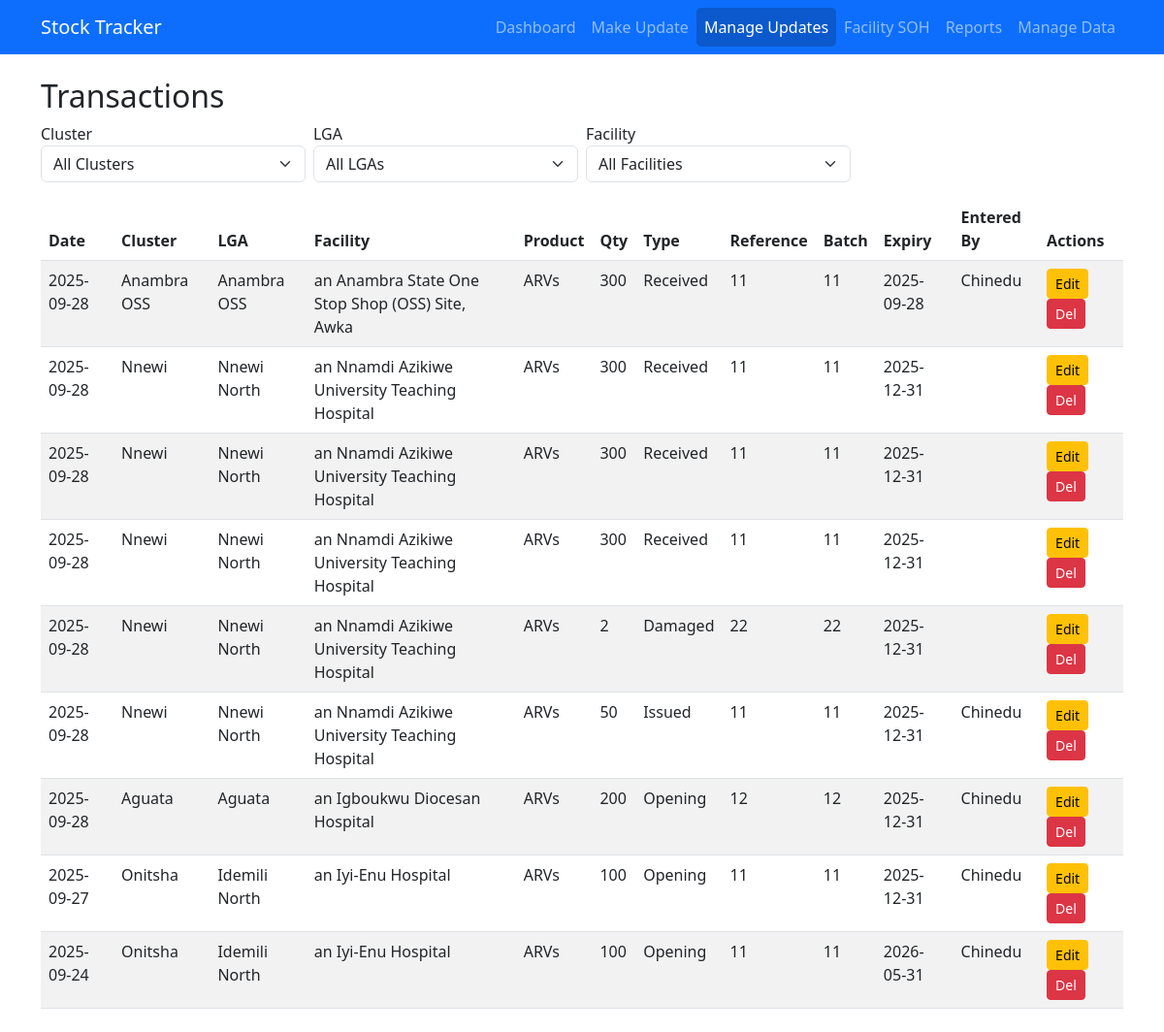
The app's page /transactions, older data.
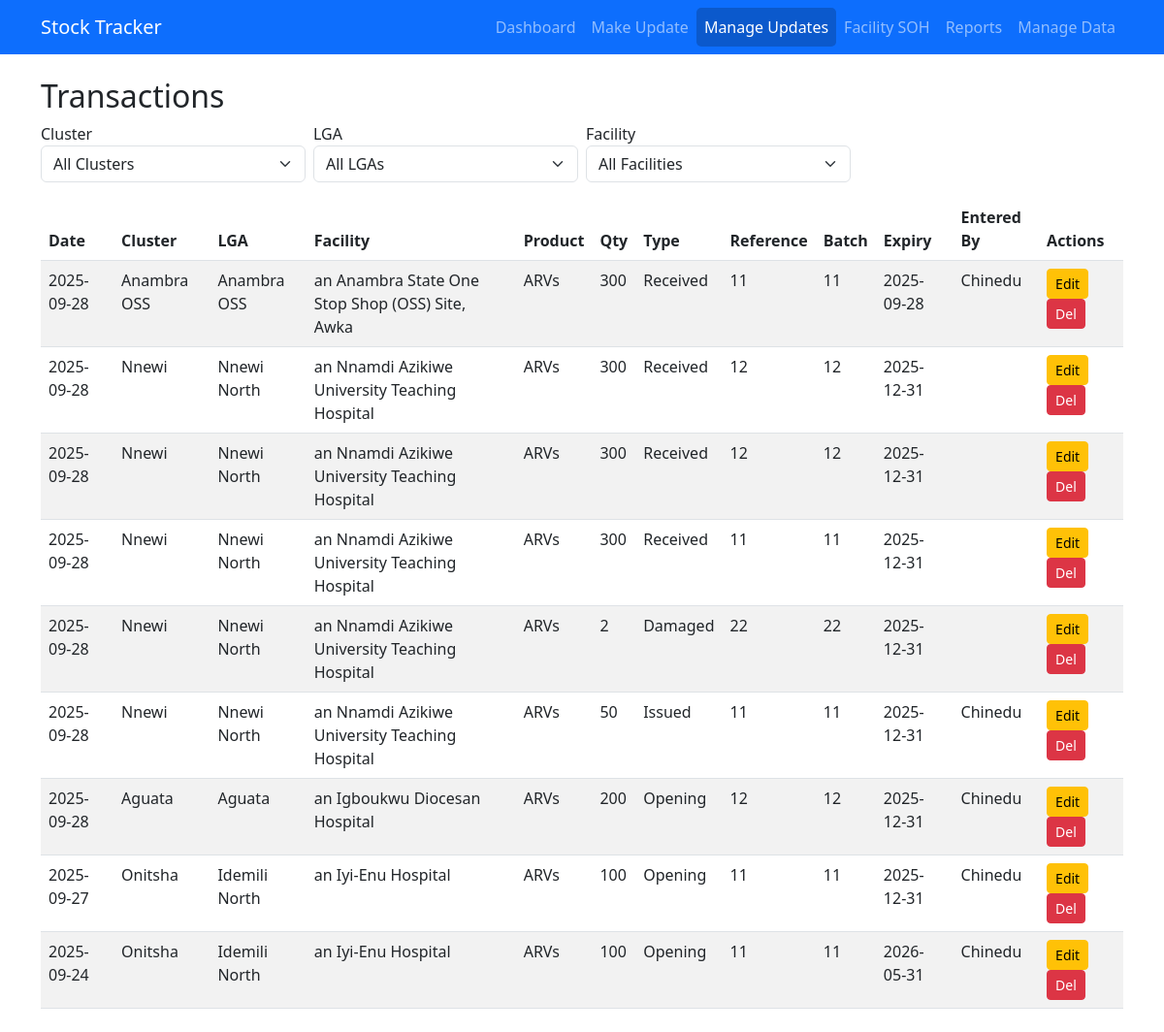
The same page, newer data.
### models.py (models this page shows, shortened)
class StockTransaction(db.Model):
    id = db.Column(db.Integer, primary_key=True)
    facility_id = db.Column(db.Integer, db.ForeignKey('facility.id'), nullable=False)
    product_id = db.Column(db.Integer, db.ForeignKey('product.id'), nullable=False)
    date = db.Column(db.Date, nullable=False, default=datetime.utcnow)
    quantity = db.Column(db.Integer, nullable=False)
    transaction_type = db.Column(db.String(20), nullable=False)
    reference_number = db.Column(db.String(50))
    batch_number = db.Column(db.String(50), nullable=True)
    expiry_date = db.Column(db.Date, nullable=True)
    entered_by = db.Column(db.String(120), nullable=True)  # audit field
    created_at = db.Column(db.DateTime, default=datetime.utcnow)

class Cluster(db.Model):
    id = db.Column(db.Integer, primary_key=True)
    name = db.Column(db.String(100), unique=True, nullable=False)
    lgas = db.relationship('LGA', backref='cluster', lazy=True)

class LGA(db.Model):
    id = db.Column(db.Integer, primary_key=True)
    name = db.Column(db.String(100), nullable=False)
    cluster_id = db.Column(db.Integer, db.ForeignKey('cluster.id'), nullable=False)
    facilities = db.relationship('Facility', backref='lga', lazy=True)

class Facility(db.Model):
    id = db.Column(db.Integer, primary_key=True)
    name = db.Column(db.String(150), nullable=False)
    lga_id = db.Column(db.Integer, db.ForeignKey('lga.id'), nullable=False)
    facility_products = db.relationship('FacilityProduct', backref='facility', lazy=True)
    transactions = db.relationship('StockTransaction', backref='facility', lazy=True)

class Product(db.Model):
    id = db.Column(db.Integer, primary_key=True)
    name = db.Column(db.String(120), nullable=False)
    unit = db.Column(db.String(30))
    facility_products = db.relationship('FacilityProduct', backref='product', lazy=True)
    transactions = db.relationship('StockTransaction', backref='product', lazy=True)

### app.py (the view)
@app.route('/transactions')
def transactions():
    cluster_id = request.args.get('cluster')
    lga_id = request.args.get('lga')
    facility_id = request.args.get('facility')
    query = db.session.query(
        StockTransaction.id,
        StockTransaction.date,
        StockTransaction.quantity,
        StockTransaction.transaction_type,
        StockTransaction.reference_number,
        StockTransaction.batch_number,
        StockTransaction.expiry_date,
        StockTransaction.entered_by,
        Facility.id.label('facility_id'),
        Facility.name.label('facility'),
        LGA.id.label('lga_id'),
        LGA.name.label('lga'),
        Cluster.id.label('cluster_id'),
        Cluster.name.label('cluster'),
        Product.name.label('product')
    ).join(Facility, StockTransaction.facility_id == Facility.id) \
     .join(LGA, Facility.lga_id == LGA.id) \
     .join(Cluster, LGA.cluster_id == Cluster.id) \
     .join(Product, StockTransaction.product_id == Product.id)
    if cluster_id:
        query = query.filter(LGA.cluster_id == cluster_id)
    if lga_id:
        query = query.filter(Facility.lga_id == lga_id)
    if facility_id:
        query = query.filter(StockTransaction.facility_id == facility_id)
    transactions = query.order_by(StockTransaction.date.desc()).all()
    clusters = Cluster.query.order_by(Cluster.name).all()
    lgas = LGA.query.filter_by(cluster_id=cluster_id).order_by(LGA.name).all() if cluster_id else []
    facilities = Facility.query.filter_by(lga_id=lga_id).order_by(Facility.name).all() if lga_id else []
    return render_template(
        'transactions.html',
        transactions=transactions,
        clusters=clusters,
        lgas=lgas,
        facilities=facilities,
        selected_cluster=cluster_id,
        selected_lga=lga_id,
        selected_facility=facility_id
    )

### templates/transactions.html (shortened to what this page needs)
{% extends "base.html" %}
{% block content %}
<h2>Transactions</h2>
<form method="get" class="row g-2 mb-3">
  <div class="col-md-3">
    <label>Cluster</label>
    <select name="cluster" class="form-select" onchange="this.form.submit()">
      <option value="">All Clusters</option>
    </select>
  </div>
  <div class="col-md-3">
    <label>LGA</label>
    <select name="lga" class="form-select" onchange="this.form.submit()">
      <option value="">All LGAs</option>
    </select>
  </div>
  <div class="col-md-3">
    <label>Facility</label>
    <select name="facility" class="form-select" onchange="this.form.submit()">
      <option value="">All Facilities</option>
    </select>
  </div>
</form>
<table class="table table-striped">
  <thead>
    <tr>
      <th>Date</th>
      <th>Cluster</th>
      <th>LGA</th>
      <th>Facility</th>
      <th>Product</th>
      <th>Qty</th>
      <th>Type</th>
      <th>Reference</th>
      <th>Batch</th>
      <th>Expiry</th>
      <th>Entered By</th>
      <th>Actions</th>
    </tr>
  </thead>
  <tbody>
    {% for tx in transactions %}
    <tr>
      <td>{{ tx.date }}</td>
      <td>{{ tx.cluster }}</td>
      <td>{{ tx.lga }}</td>
      <td>{{ tx.facility }}</td>
      <td>{{ tx.product }}</td>
      <td>{{ tx.quantity }}</td>
      <td>{{ tx.transaction_type }}</td>
      <td>{{ tx.reference_number }}</td>
      <td>{{ tx.batch_number }}</td>
      <td>{{ tx.expiry_date }}</td>
      <td>{{ tx.entered_by }}</td>
      <td>
        <a href="{{ url_for('edit_transaction', id=tx.id) }}" class="btn btn-sm btn-warning">Edit</a>
        <form action="{{ url_for('delete_transaction', id=tx.id) }}" method="post" style="display:inline;"
              onsubmit="return confirm('Are you sure?');">
          <button type="submit" class="btn btn-sm btn-danger">Del</button>
        </form>
      </td>
    </tr>
    {% endfor %}
  </tbody>
</table>
{% endblock %}

### templates/base.html (shortened to what this page needs)
<!doctype html>
<html lang="en">
<head>
    <link rel="stylesheet" href="https://cdn.jsdelivr.net/npm/bootstrap@5.3.0/dist/css/bootstrap.min.css">
    <link rel="stylesheet" href="https://cdn.datatables.net/1.13.6/css/jquery.dataTables.min.css">
    <link rel="stylesheet" href="https://cdn.datatables.net/responsive/2.5.0/css/responsive.dataTables.min.css">
    <link rel="stylesheet" href="https://cdn.jsdelivr.net/npm/bootstrap-icons@1.10.5/font/bootstrap-icons.css">
</head>
<body>
  <nav class="navbar navbar-expand-lg navbar-dark bg-primary">
    <div class="container">
      <a class="navbar-brand" href="{{ url_for('index') }}">Stock Tracker</a>
      <div class="collapse navbar-collapse" id="navbarNav">
        <ul class="navbar-nav ms-auto">
          <li class="nav-item">
            <a class="nav-link {% if request.endpoint == 'dashboard.dashboard_home' %}active{% endif %}"
              href="{{ url_for('dashboard.dashboard_home') }}">Dashboard</a>
          </li>
          <li class="nav-item">
            <a class="nav-link {% if request.endpoint == 'add_transaction' %}active{% endif %}"
              href="{{ url_for('add_transaction') }}">Make Update</a>
          </li>
          <li class="nav-item">
            <a class="nav-link {% if request.endpoint == 'transactions' %}active{% endif %}"
              href="{{ url_for('transactions') }}">Manage Updates</a>
          </li>
          <li class="nav-item">
            <a class="nav-link {% if request.endpoint == 'facility_soh' %}active{% endif %}"
              href="{{ url_for('facility_soh') }}">Facility SOH</a>
          </li>
          <li class="nav-item">
            <a class="nav-link {% if request.endpoint == 'report' %}active{% endif %}"
              href="{{ url_for('report') }}">Reports</a>
          </li>
          <li class="nav-item">
            <a class="nav-link {% if request.endpoint == 'admin.manage_data' %}active{% endif %}"
              href="{{ url_for('admin.manage_data') }}">Manage Data</a>
          </li>
        </ul>
      </div>
    </div>
  </nav>
  <main class="container my-4">
    {% block content %}{% endblock %}
  </main>
</body>
</html>

### templates/base.html (style rules this page uses)
.navbar-nav .nav-link.active { background-color: rgba(8, 8, 8, 0.2); border-radius: 5px; }

Row changes from the older to the newer data that the page shows:
changed StockTransaction (number 2 of 9 on the later page): reference_number "11" → "12"; batch_number "11" → "12"
changed StockTransaction (number 3 of 9 on the later page): reference_number "11" → "12"; batch_number "11" → "12"
